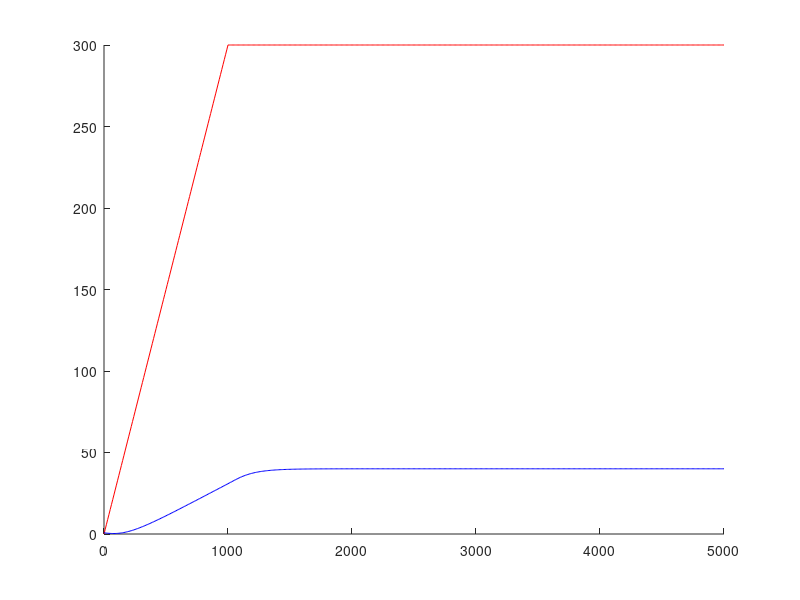
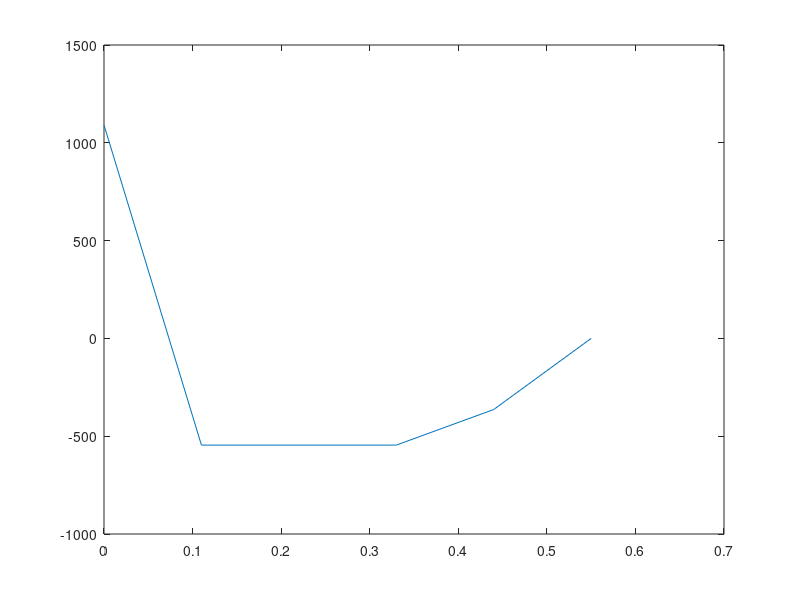

Write MATLAB code to recreate these figures, in order.
function repaso
  xi=0; dx=(0.55/5); xf=0.55;
  x=xi:dx:xf;
  ti=0; dt=10; tf=5000;
  t=ti:dt:tf;

  T=22.798*10^(-5); p=300; td=1000;

  K=zeros(4);
  for i=1:4
    K(i,i)=-2;
  endfor
  for i=1:3
    K(i+1,i)=1;
    K(i,i+1)=1;
  endfor
  K=(T/(dx^2))*K

  b=zeros(4,1);
  b(1)=(T/(dx^2))*p

  #Runge Kutta
  it=0;
  w=0.5;
  u0=ones(4,1);

  for i=ti:dt:tf
    it=it+1;

    du=K*u0+b*g(i);
    k1=dt*du;

    tg=i+(dt/(2*w));
    ug=u0+(k1/(2*w));
    dug=K*ug+b*g(tg);
    k2=dt*dug;

    uN=u0+(1-w)*k1+w*k2;
    m(:,it)=uN;

    u0=uN;
  endfor
  #Fin de RK

  #Graficos de ui y uL
  nt=length(t);
  nx=length(x);
  it2=0;
  u=zeros(nx,nt);
  for i=ti:dt:tf
    it2=it2+1;
    u(1,it2)=p*g(i);
  endfor
  for i=1:4
    u(i+1,:)=m(i,:);
  endfor
  u(6,:)=(4/3)*m(4,:)-(1/3)*m(3,:);

  ui=u(1,:);
  uL=u(nx,:);
  hold on
  plot(t,ui,"r");
  plot(t,uL,"b");
  hold off

  #Expresar u en t=3000
  ut=u(:,301)

  #Calcular la derivada en t=3000
  du=derivadaprimera(ut,dx)
  figure(2);
  plot(x,du);

  #Integral
  vec=du.^2;
  I=TC(vec,dx)
endfunction
function y=g(x)
  if x<=1000
    y=(1/1000)*x;
  else
    y=1;
  endif
endfunction
#Derivada Primera
function VD=derivadaprimera(vec,dx)
  n=length(vec);
  VD(1)=((-3/2)*vec(1)+2*vec(2)+(1/2)*vec(3))*(1/dx);
  for i=2:n-1
    VD(i)=(vec(i+1)-vec(i-1))/(2*dx);
  endfor
  VD(n)=((3/2)*vec(n)-2*vec(n-1)+(1/2)*vec(n-2))*(1/dx);
endfunction
#Trapecio Compuesto
function I=TC(vec,dx)
  n=length(vec);
  m=ones(n,1);
  m(1)=0.5;
  m(n)=0.5;
  m=dx*m;
  I=0;
  for i=1:n
    I=I+m(i)*vec(i);
  endfor
endfunction
